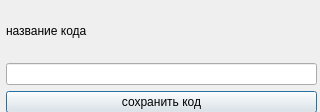
<?xml version="1.0" encoding="UTF-8"?>
<ui version="4.0">
 <class>SaveCode</class>
 <widget class="QDialog" name="SaveCode">
  <property name="geometry">
   <rect>
    <x>0</x>
    <y>0</y>
    <width>320</width>
    <height>112</height>
   </rect>
  </property>
  <property name="windowTitle">
   <string>Dialog</string>
  </property>
  <widget class="QWidget" name="">
   <property name="geometry">
    <rect>
     <x>6</x>
     <y>4</y>
     <width>311</width>
     <height>109</height>
    </rect>
   </property>
   <layout class="QVBoxLayout" name="verticalLayout">
    <item>
     <widget class="QLabel" name="label">
      <property name="frameShape">
       <enum>QFrame::NoFrame</enum>
      </property>
      <property name="text">
       <string>название кода</string>
      </property>
     </widget>
    </item>
    <item>
     <widget class="QLineEdit" name="lineEdit"/>
    </item>
    <item>
     <widget class="QPushButton" name="pushButton">
      <property name="text">
       <string>сохранить код</string>
      </property>
     </widget>
    </item>
   </layout>
  </widget>
 </widget>
 <resources/>
 <connections/>
</ui>
